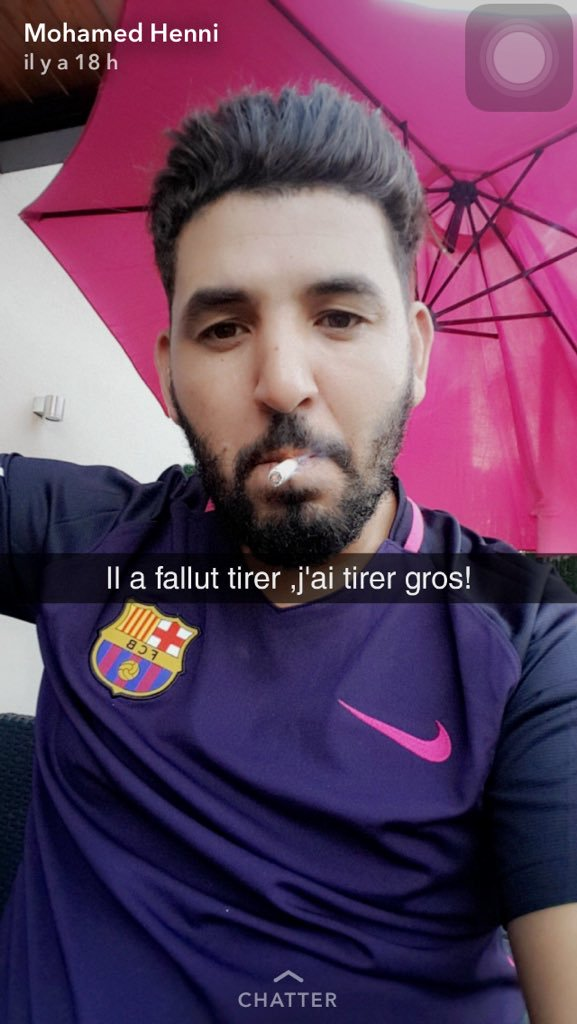
//> input picture img/DHyc5zxWsAAnjgE.jpg, 577 x 1024 px
$ ./test_morpho ../img/DHyc5zxWsAAnjgE.jpg   (built with g++ and OpenCV 4)
//> lines starting //> are read from the running program, lines starting //| are printed output that depends on the picture
#include "opencv2/imgproc/imgproc.hpp"
#include "opencv2/highgui/highgui.hpp"
#include <iostream>

using namespace cv;
using namespace std;

/// Global variables
Mat src, erosion_dst, dilation_dst;

int erosion_elem = 0;
int erosion_size = 0;
int dilation_elem = 0;
int dilation_size = 0;
int const max_elem = 2;
int const max_kernel_size = 21;

/** Function Headers */
void Erosion( int, void* );
void Dilation( int, void* );

/**
 * @function main
 */
int main( int argc, char** argv )
{
  /// Load an image
  src = imread(argv[1], 0);
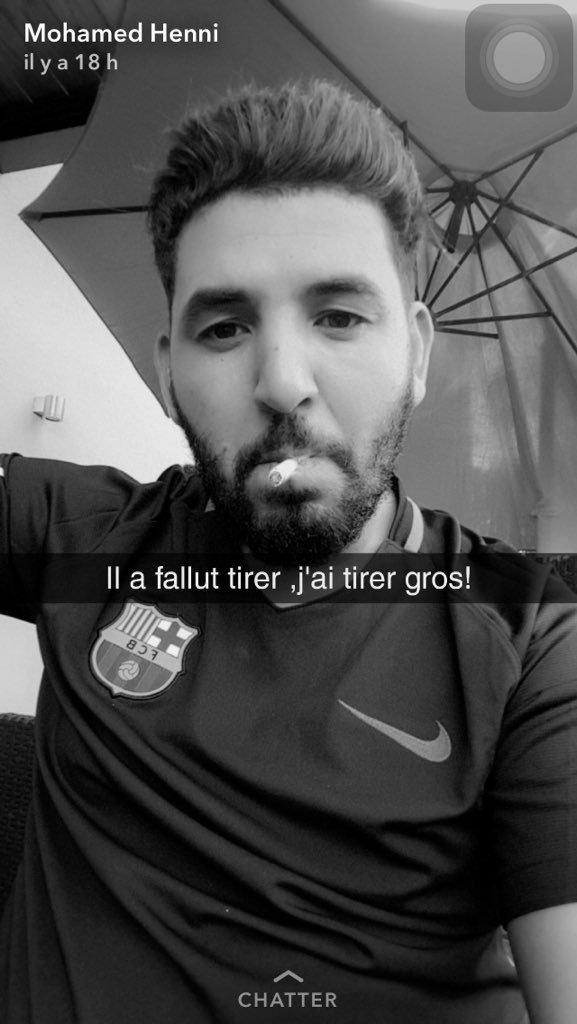
//> src: 1024 rows x 577 cols, CV_8UC1; min 0, max 255, mean 80
  if( src.empty() )
  {
    cout << "Could not open or find the image!\n" << endl;
    cout << "Usage: " << argv[0] << " <Input image>" << endl;
    return -1;
  }

  /// Create windows
  namedWindow( "Erosion Demo", WINDOW_AUTOSIZE );
  namedWindow( "Dilation Demo", WINDOW_AUTOSIZE );
  moveWindow( "Dilation Demo", src.cols, 0 );

  /// Create Erosion Trackbar
  createTrackbar( "Element:\n 0: Rect \n 1: Cross \n 2: Ellipse", "Erosion Demo",
          &erosion_elem, max_elem,
          Erosion );
//> slider 'Element:\n 0: Rect \n 1: Cross \n' is set to 1

  createTrackbar( "Kernel size:\n 2n +1", "Erosion Demo",
          &erosion_size, max_kernel_size,
          Erosion );
//> slider 'Kernel size:\n 2n +1' is set to 7

  /// Create Dilation Trackbar
  createTrackbar( "Element:\n 0: Rect \n 1: Cross \n 2: Ellipse", "Dilation Demo",
          &dilation_elem, max_elem,
          Dilation );
//> slider 'Element:\n 0: Rect \n 1: Cross \n' is set to 1

  createTrackbar( "Kernel size:\n 2n +1", "Dilation Demo",
          &dilation_size, max_kernel_size,
          Dilation );
//> slider 'Kernel size:\n 2n +1' is set to 7

  /// Default start
  Erosion( 0, 0 );
  Dilation( 0, 0 );

  waitKey(0);
  return 0;
}

//![erosion]
/**
 * @function Erosion
 */
void Erosion( int, void* )
{
  int erosion_type = 0;
  if( erosion_elem == 0 ){ erosion_type = MORPH_RECT; }
  else if( erosion_elem == 1 ){ erosion_type = MORPH_CROSS; }
  else if( erosion_elem == 2) { erosion_type = MORPH_ELLIPSE; }

  //![kernel]
  Mat element = getStructuringElement( erosion_type,
                       Size( 2*erosion_size + 1, 2*erosion_size+1 ),
                       Point( erosion_size, erosion_size ) );
  //![kernel]

  /// Apply the erosion operation
  erode( src, erosion_dst, element );
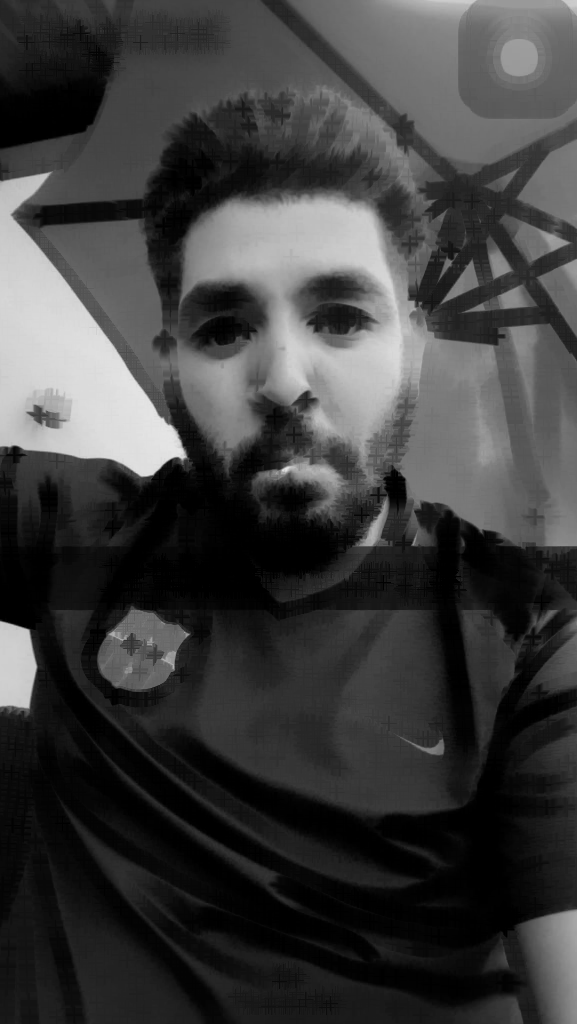
//> erosion_dst: 1024 rows x 577 cols, CV_8UC1; min 0, max 229, mean 61.6
  imshow( "Erosion Demo", erosion_dst );
}
//![erosion]

//![dilation]
/**
 * @function Dilation
 */
void Dilation( int, void* )
{
  int dilation_type = 0;
  if( dilation_elem == 0 ){ dilation_type = MORPH_RECT; }
  else if( dilation_elem == 1 ){ dilation_type = MORPH_CROSS; }
  else if( dilation_elem == 2) { dilation_type = MORPH_ELLIPSE; }

  Mat element = getStructuringElement( dilation_type,
                       Size( 2*dilation_size + 1, 2*dilation_size+1 ),
                       Point( dilation_size, dilation_size ) );

  /// Apply the dilation operation
  dilate( src, dilation_dst, element );
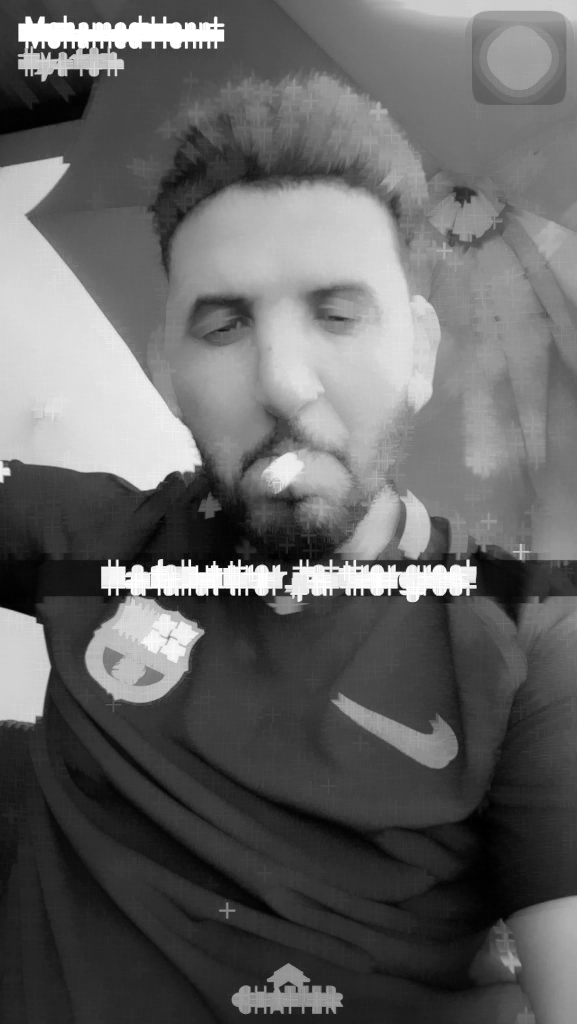
//> dilation_dst: 1024 rows x 577 cols, CV_8UC1; min 0, max 255, mean 100.3
  imshow( "Dilation Demo", dilation_dst );
}
//![dilation]
